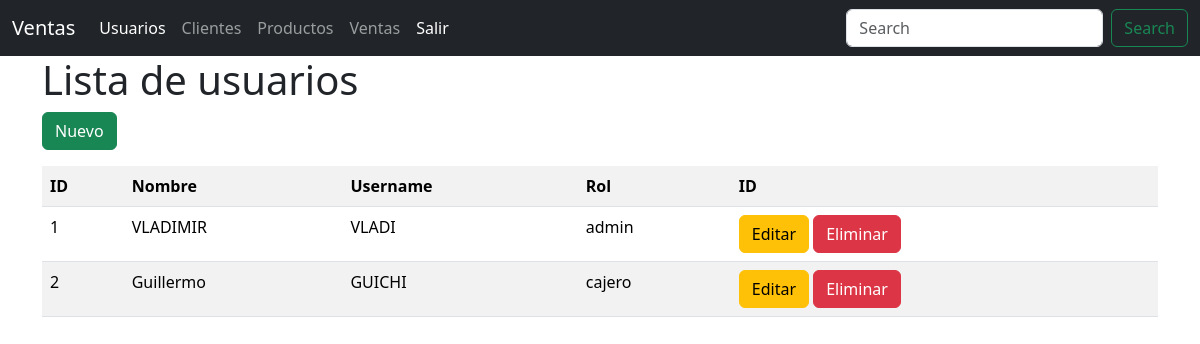
Screenshot of /usuarios/ with the database file from the repository.
### models/usuario_model.py (models this page shows, shortened)
class Usuario(db.Model):
    __tablename__="usuarios"
    id = db.Column(db.Integer,primary_key = True)
    nombre = db.Column(db.String(80), nullable=False)
    username = db.Column(db.String(20),nullable=False)
    password = db.Column(db.String,nullable=False)
    rol = db.Column(db.String(20), nullable=False)
    @staticmethod
    def get_all():
        return Usuario.query.all()

### controllers/usuario_controller.py (the view)
@usuario_dp.route("/")
def index():
    usuarios = Usuario.get_all()
    return usuario_view.list(usuarios)

### run.py (called while the page is built)
@app.context_processor
def inject_active_path():
    def is_active(path):
        return 'active' if request.path == path else ''
    return(dict(is_active=is_active))

### views/usuario_view.py (called while the page is built)
def list(usuarios):
    return render_template('usuarios/index.html', usuarios=usuarios)

### templates/usuarios/index.html (shortened to what this page needs)
{% extends 'base.html' %}
{% block content %}
<h1>Lista de usuarios</h1>
<a href="{{ url_for('usuario.create')}}" class="btn btn-success mb-3">Nuevo</a>
<table class="table table-striped">
    <tr>
        <th>ID</th>
        <th>Nombre</th>
        <th>Username</th>
        <th>Rol</th>
        <th>ID</th>
    </tr>
    {% for item in usuarios %}
    <tr>
        <td>{{item.id}}</td>
        <td>{{item.nombre}}</td>
        <td>{{item.username}}</td>
        <td>{{item.rol}}</td>
        <td>
            <a href="{{url_for('usuario.edit',id=item.id)}}" class="btn btn-warning">Editar</a>
            <a href="{{url_for('usuario.delete', id=item.id)}}" class="btn btn-danger">Eliminar</a>
        </td>
    </tr>
    {% endfor %}
</table>
{% endblock %}

### rows the page displays
Usuario: id "1", nombre "VLADIMIR", username "VLADI", rol "admin"
Usuario: id "2", nombre "Guillermo", username "GUICHI", rol "cajero"
